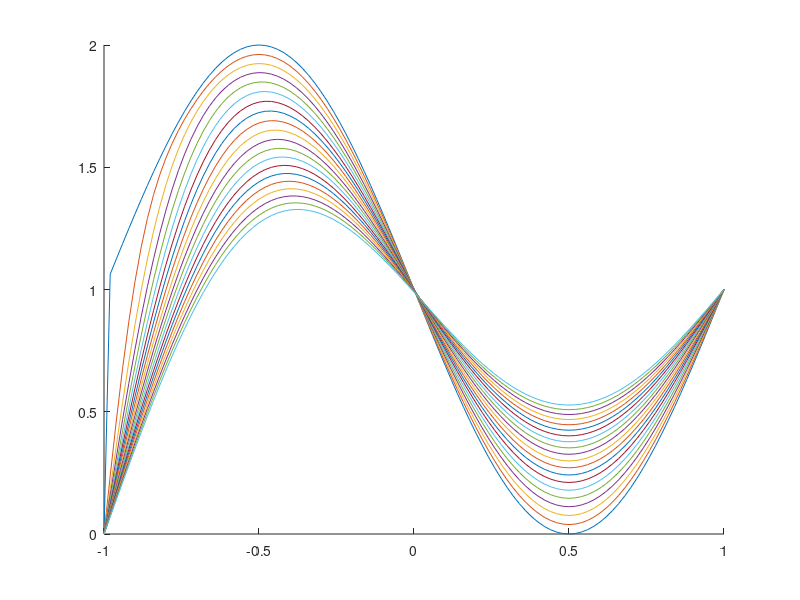

Reproduce this figure in MATLAB.
%%% Initialize variables
nt=10000;
nx=100;
x=[-1:2/nx:1]
U=zeros(nx+1,nt+1);
U(:,1)=1+sin(pi.*(x-1));
U(1,:)=0;
U(nx+1,:)=1;
for j=1:nt
U(2:nx,j+1)=U(2:nx,j)+0.02*(U(1:(nx-1),j)-2*U(2:nx,j)+U(3:(nx+1),j)); %iterations\
endfor

hold on
for i=1:500:10000 plot(x,U(:,i)) endfor